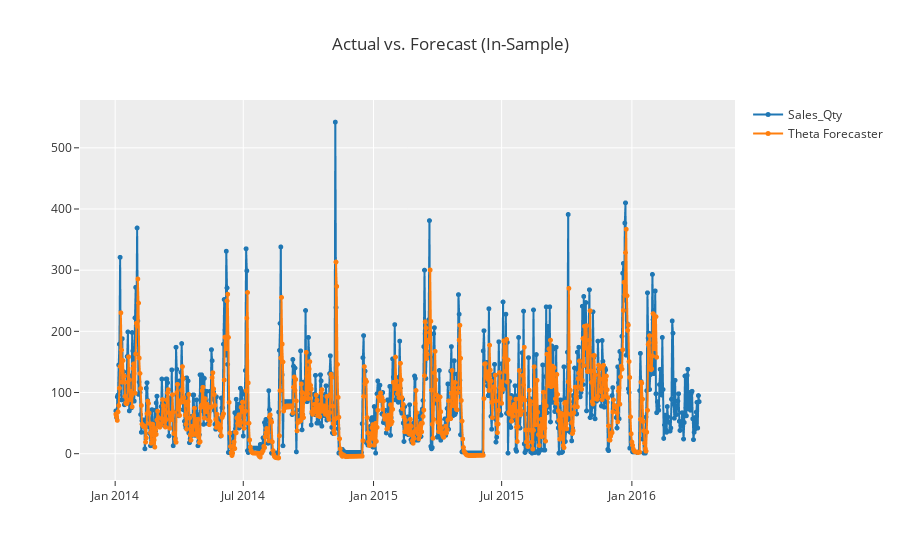

The code cell stored with this chart in its notebook:
### Markdown cell above
#### In-Sample Forecasting

### Code cell
exp.plot_model(tuned_theta, plot="insample")

### Figure 1 — Plotly figure (JSON) as saved in the notebook; plotly's stock layout.template omitted (floating-point values rounded to 4 significant figures; data arrays with more than 128 entries replaced by an {"elided": "..."} marker saying what was removed)
{"data": [{"line": {"color": "rgb(31, 119, 180)", "width": 2}, "marker": {"color": "rgb(31, 119, 180)", "size": 5}, "mode": "lines+markers", "name": "Sales_Qty", "type": "scattergl", "x": {"elided": "825 str values"}, "xaxis": "x", "y": {"elided": "825 int values"}, "yaxis": "y"}, {"line": {"color": "rgb(255, 127, 14)", "width": 2}, "marker": {"color": "rgb(255, 127, 14)", "size": 5}, "mode": "lines+markers", "name": "Theta Forecaster", "type": "scattergl", "x": {"elided": "825 str values"}, "xaxis": "x", "y": {"elided": "825 float values"}, "yaxis": "y"}], "layout": {"showlegend": true, "title": {"text": "Actual vs. Forecast (In-Sample)"}, "xaxis": {"anchor": "y", "domain": [0, 1]}, "yaxis": {"anchor": "x", "domain": [0, 1]}}}
